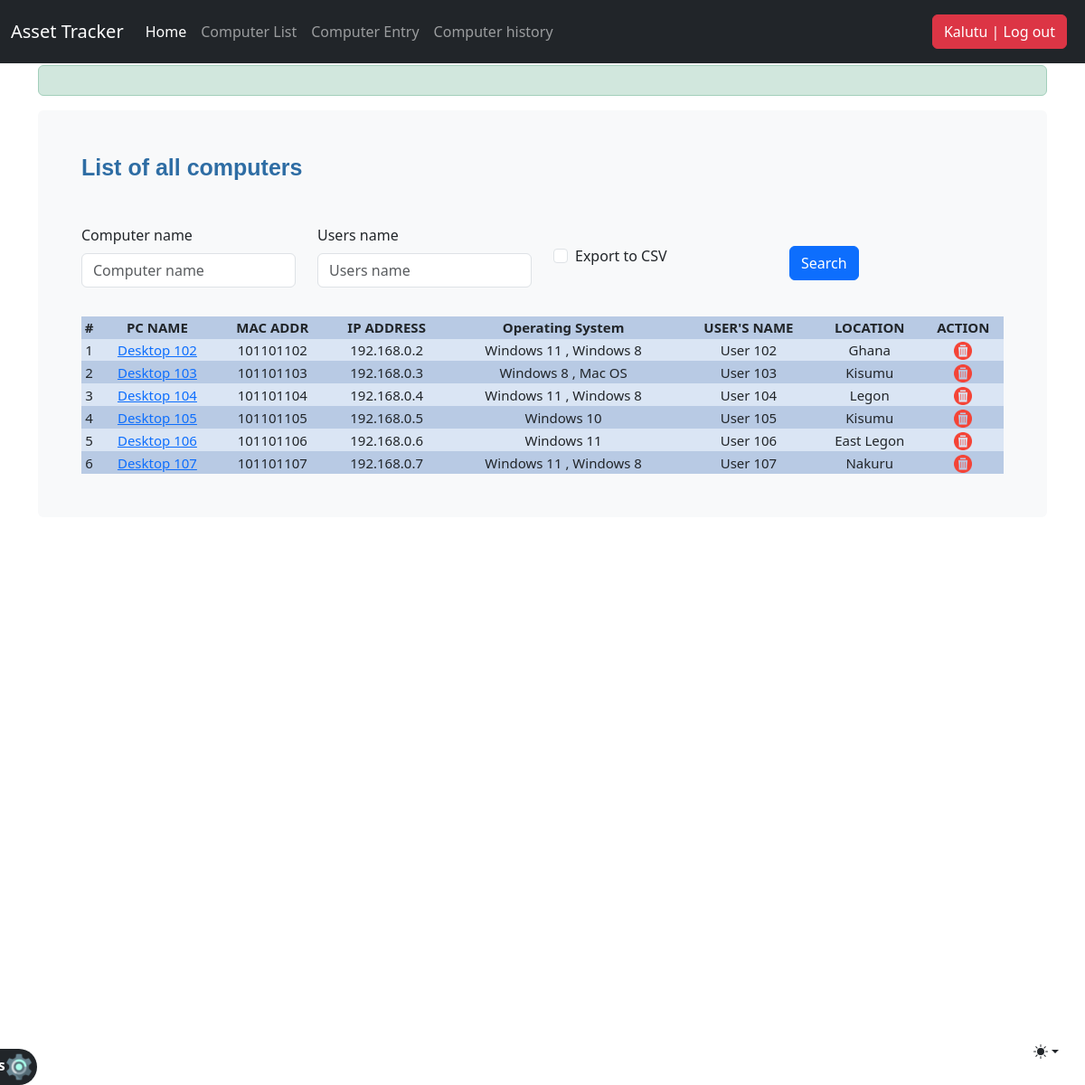
/computer_list/ (signed in), run on an earlier commit of the app's database.
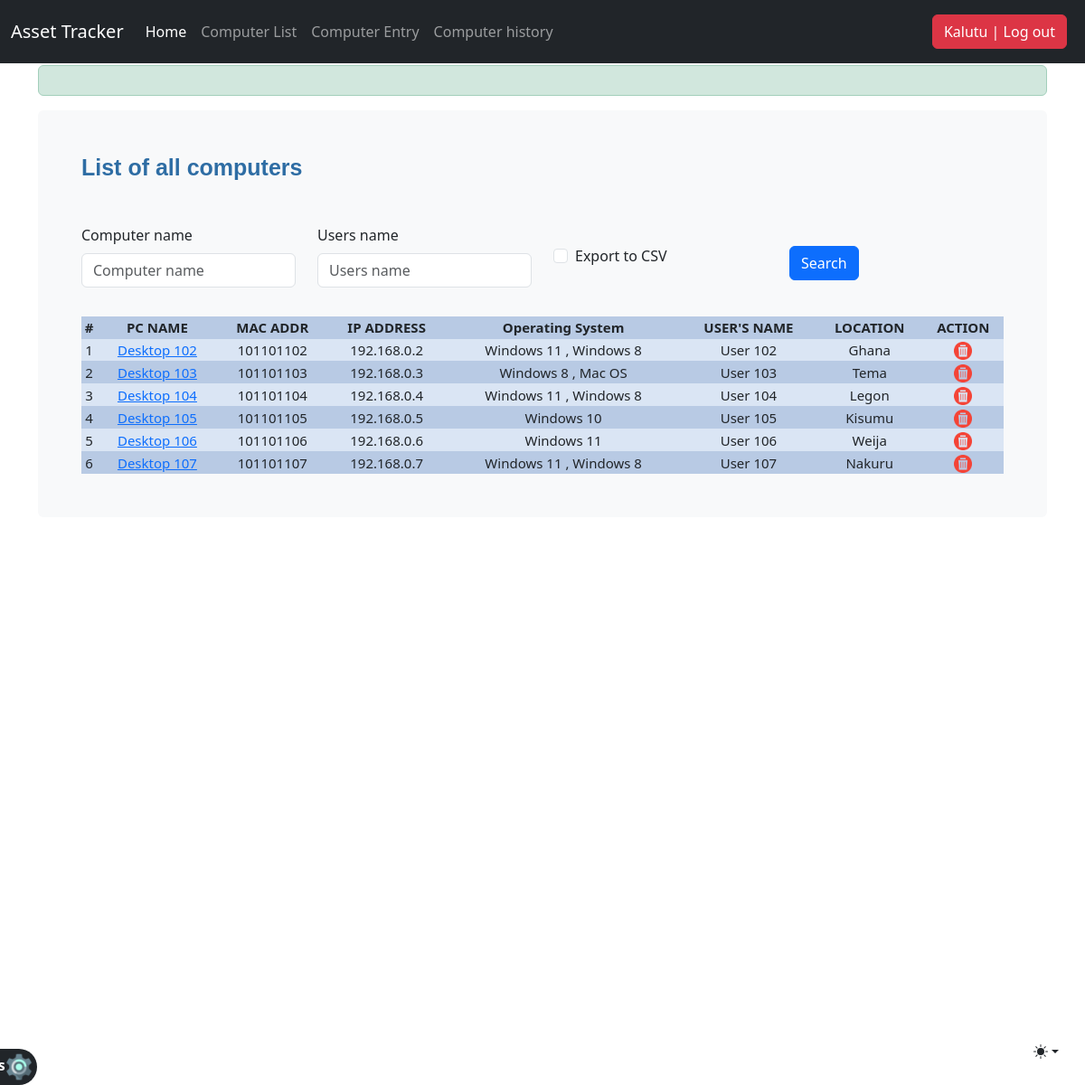
And on a later commit of the database.
### djangoapp/models.py (models this page shows, shortened)
class Computer(models.Model):
    computer_name = models.CharField(max_length=30, blank=True, null=True)
    IP_address = models.CharField(max_length=30)
    MAC_address = models.CharField(max_length=30)
    timestamp = models.DateField(auto_now_add = True, auto_now = False, blank=True)
    operating_system = models.ManyToManyField(Operating_system, blank=True)
    users_name = models.CharField(max_length=30, blank=True, null=True)
    location = models.CharField(max_length=30)
    purchase_date = models.DateField("Purchase mm-dd-yy",auto_now_add = False, auto_now = False, blank=True, null=True)
    export_to_CSV = models.BooleanField(default=False)

### djangoapp/views.py (the view, shortened to what this page needs)
# urls.py: path('computer_list/', computer_list, name='computer_list'),
def computer_list(request):
    title = "List of all computers"
    form = ComputerSearchForm(request.POST or None)
    if request.method == 'POST':
        queryset = Computer.objects.all().order_by('-timestamp').filter(computer_name__icontains=form['computer_name'].value(), users_name__icontains=form['users_name'].value())
    else:
        queryset = Computer.objects.all()
    context = {
        "title": title,
        "queryset": queryset,
        "form": form,
    }
    return render(request, "computer_list.html", context)

### djangoapp/forms.py
class ComputerSearchForm(forms.ModelForm):
    class Meta:
        model = Computer
        fields = ['computer_name', 'users_name', 'export_to_CSV']

### djangoapp/templates/computer_list.html (shortened to what this page needs)
{% extends "header.html" %}
{% load static %}
{% load bootstrap5 %}
{% block header %}
<link rel="stylesheet" href="http://127.0.0.1:8000/static/css/bootstrap.min.css">
<main class="container">
  {%if request.user.is_authenticated%}
  <div class="alert alert-success">
  </div>
  <div class="bg-body-tertiary p-5 rounded">
    <h1 class="title mb-5"> {{ title }}</h1>
    <div class="row mb-3">
      <form method="post" action="" class="pr-4">
          <div class="row align-items-center">
              {% for field in form %}
              <div class="col-sm-3">
                  {% bootstrap_field field %}
              </div>
              {% if field.name == 'export_to_CSV' %}
              <div class="col-sm-3 ml-auto">
                  <input class="btn btn-primary" type="submit" value="Search" />
              </div>
              {% endif %}
              {% endfor %}
          </div>
      </form>
    </div>
    <table>
        <tr>
            <th>#</th>
            <th>PC NAME</th>
            <th>MAC ADDR</th>
            <th>IP ADDRESS</th>
            <th>Operating System</th>
            <th>USER'S NAME</th>
            <th>LOCATION</th>
            <th>ACTION</th>
        </tr>
        {% for instance in queryset %}
        <tr>
          <td>{{ forloop.counter }}</td>
          {% if perms.djangoapp.change_computer %}
          <td><a href="{% url 'computer_edit' id=instance.id %}" data-toggle="tooltip" title="edit this item">{{ instance.computer_name }}</a></td>
          {%else%}
          <td>{{ instance.computer_name }}</td>
          {%endif%}
          <td>{{ instance.MAC_address }}</td>
          <td>{{ instance.IP_address }}</td>
          <td>
              {% for os in instance.operating_system.all %}
                  {{ os.operating_system }}
                  {% if not forloop.last %}, {% endif %}
              {% endfor %}
          </td>
          <td>{{ instance.users_name }}</td>
          <td>{{ instance.location }}</td>
          {% if perms.djangoapp.delete_computer %}
            <td><a href="{% url 'computer_delete' id=instance.id %}" data-toggle="tooltip" title="delete this item"><img style="height: 20px;" src="{% static 'img/del.png' %}"></a></td>
            {%else%}
            <td><img style="height: 20px;" src="{% static 'img/del.png' %}"></td>
          {% endif %}
        </tr>
        {% endfor %}
    </table>
  </div>
  {%else%}
  <p>Log in <a href="/accounts/login">here</a></p>
  {%endif%}
</main>
{% endblock header %}

What changed in the data, as far as the page shows it:
changed Computer "Desktop 103": location "Kisumu" → "Tema"
changed Computer "Desktop 106": location "East Legon" → "Weija"
